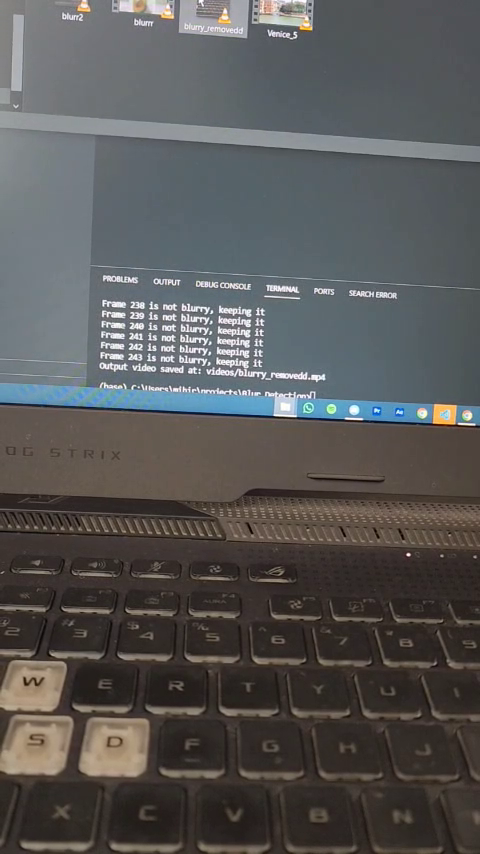
#> input picture frame 20 of videos/blurr2.mp4, 480 x 854 px
$ python remove_vid_blur.py   (older library calls are emulated)
#> lines starting #> are read from the running program, lines starting #| are printed output that depends on the picture; after the words box and inside, x2 and y2 are one past the last pixel; in counts of white or black regions, pixels touching at a corner belong together
### common/blur_vid.py
import cv2
from imutils import paths

def variance_of_laplacian(video):
    return cv2.Laplacian(video, cv2.CV_64F).var()

def process_video(video_path, threshold=100.0):
    # Open a connection to the video file
#> called with video_path = 'videos/blurr2.mp4', threshold = 100
    cap = cv2.VideoCapture(video_path)

    if not cap.isOpened():
        print("Error: Could not open video file.")
        return

    result = []
    frame_count = 0

    while True:
        # Capture frame-by-frame
        ret, frame = cap.read()
#> frame is the input picture: shape (854, 480, 3); mean B, G, R 86.7, 87.3, 88

        # Break the loop if no frame is retrieved
        if not ret:
            break

        # Convert the frame to grayscale
        gray = cv2.cvtColor(frame, cv2.COLOR_BGR2GRAY)
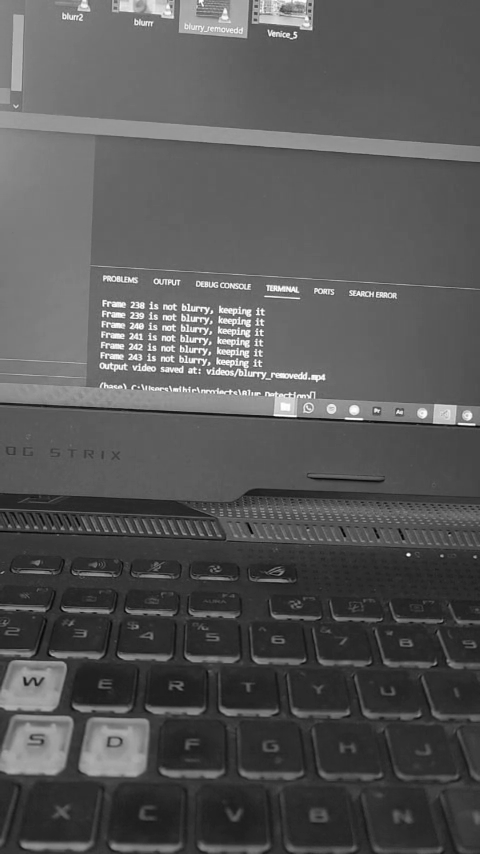
#> gray: shape (854, 480); min 2, max 255, mean 87.4

        # Compute the focus measure of the frame using the Variance of Laplacian method
        fm = variance_of_laplacian(gray)
#> fm = 595.7

        text = "Not Blurry"
        blur = False

        # If the focus measure is less than the supplied threshold,
        # then the frame should be considered "blurry"
        if fm < threshold:
            text = "Blurry"
            blur = True

        # Display the result on the frame (optional)
        cv2.putText(frame, "{}: {:.2f}".format(text, fm), (10, 30),
                    cv2.FONT_HERSHEY_SIMPLEX, 0.8, (0, 0, 255), 3)
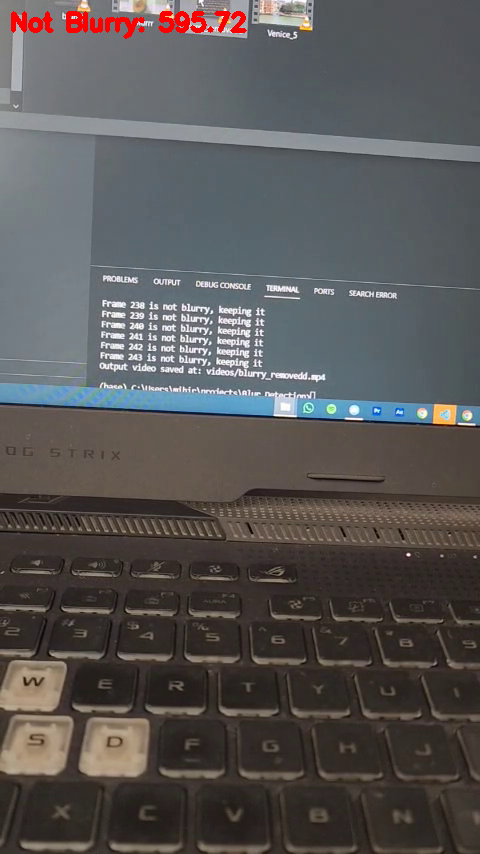
#> frame: shape (854, 480, 3); 0.64% of pixels changed, all inside (x1, y1, x2, y2) = (11, 11, 247, 39)
        cv2.imshow("Result", frame)

        # Add the result to the list
        result.append({
            'frame_count': frame_count,
            'blur': blur
        })
        frame_count += 1

        # Add a delay and check for a key event
        key = cv2.waitKey(1)  # Change the delay time as needed
#> (key q is pressed here)

        # Check if the 'Esc' key is pressed (ASCII code 27)
        if key == 27:
            break

    # Release the video capture object and close all OpenCV windows
    cap.release()
    cv2.destroyAllWindows()

    return result

# [4 lines that do not run on import are left out]

### common/remove_vid_blur.py
import cv2

def remove_blur_from_video(video_path, blur_frames_dict, output_path):
    '''removes blurry frames from video, based on the dictionary provided
    {'frame_count': x, 'blur': False}
    '''
#> called with video_path = 'videos/blurr2.mp4', output_path = 'videos/blurry_removedd.webm'
    cap = cv2.VideoCapture(video_path)

    # Check if the video is opened successfully
    if not cap.isOpened():
        print("Error: Could not open video file.")
        return

    # Get the width and height of the video frames
    width = int(cap.get(cv2.CAP_PROP_FRAME_WIDTH))
    height = int(cap.get(cv2.CAP_PROP_FRAME_HEIGHT))

    # Define the codec and create VideoWriter object
    fourcc = cv2.VideoWriter_fourcc('V','P','8','0')
    out = cv2.VideoWriter(output_path, fourcc, 20.0, (width, height))

    frame_count = 0
    while True:
        ret, frame = cap.read()
        if not ret:
            break

        if not blur_frames_dict[frame_count]['blur']:
            print(f"Frame {frame_count} is not blurry, keeping it")
            out.write(frame)
            cv2.imshow('frame', frame)
        else:
            print(f"Frame {frame_count} is blurry, removing it")

        frame_count += 1
        if cv2.waitKey(1) & 0xFF == ord('q'):
#> (key q is pressed here)
            break

    # Release the video capture and writer objects
    cap.release()
    out.release()

    return output_path

if __name__ == "__main__":
    from blur_vid import process_video

    # Process the video to detect blurry frames
    out = process_video("videos/blurr2.mp4", 100.0)
    print(out)

    # Remove blurry frames and save the processed video
    output_path = remove_blur_from_video("videos/blurr2.mp4", out, "videos/blurry_removedd.webm")
    print("Output video saved at:", output_path)

$ run again, starting later in the video
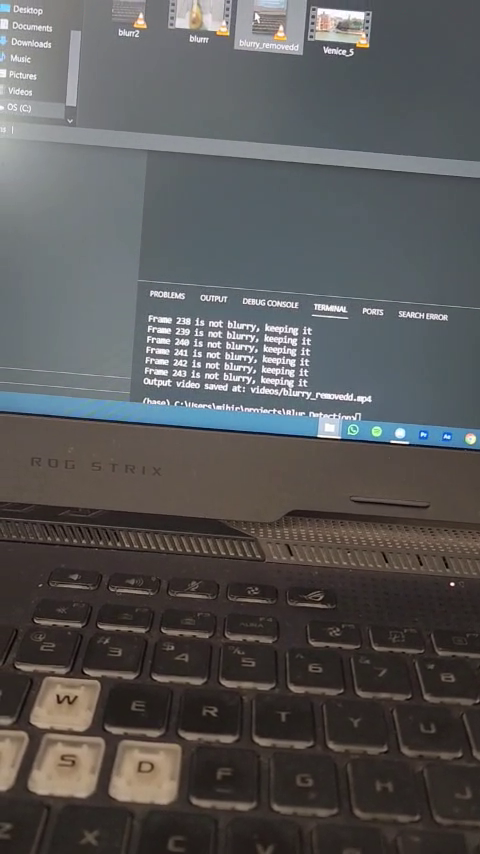
#> input picture frame 92 of videos/blurr2.mp4, 480 x 854 px
#> in process_video, frame is the input picture: shape (854, 480, 3); mean B, G, R 87.7, 87.8, 88.7
#> in process_video, `gray = cv2.cvtColor(frame, cv2.COLOR_BGR2GRAY)`:
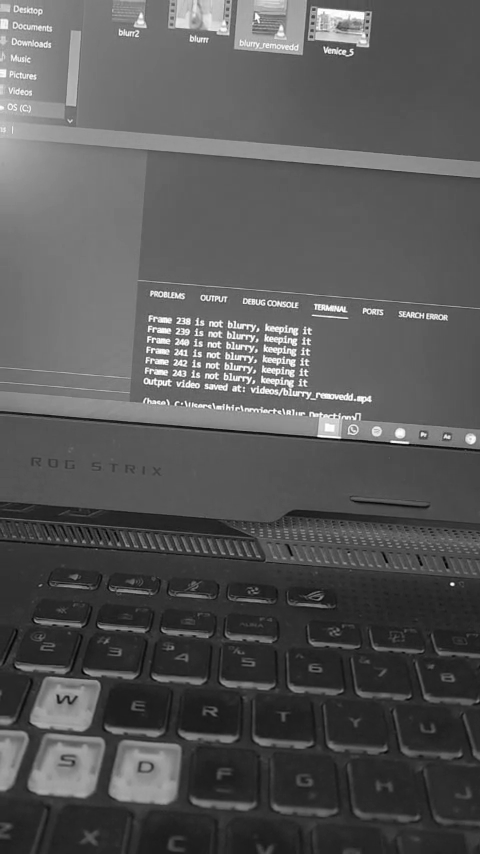
#> gray: shape (854, 480); min 2, max 255, mean 88
#> fm = 613.4
#> in process_video, `cv2.putText(frame, "{}: {:.2f}".format(text, fm), (10, 30), cv2.FONT_H..`:
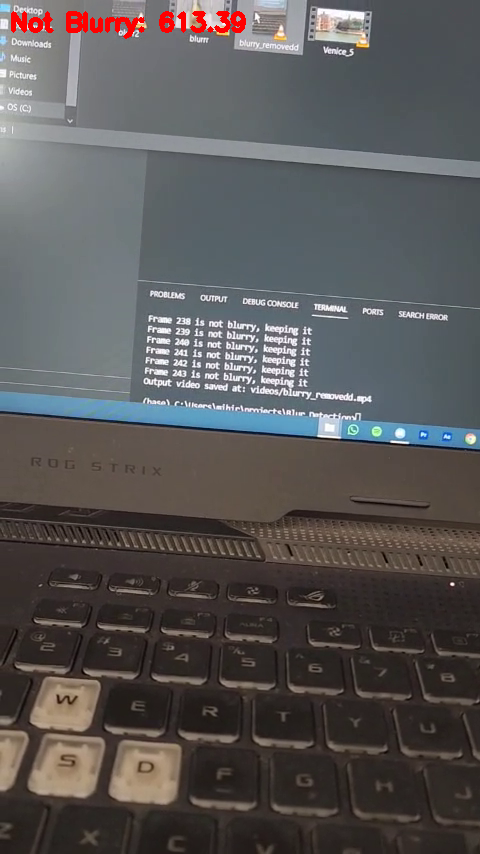
#> frame: shape (854, 480, 3); 0.62% of pixels changed, all inside (x1, y1, x2, y2) = (11, 11, 246, 39)

$ run again, starting later in the video
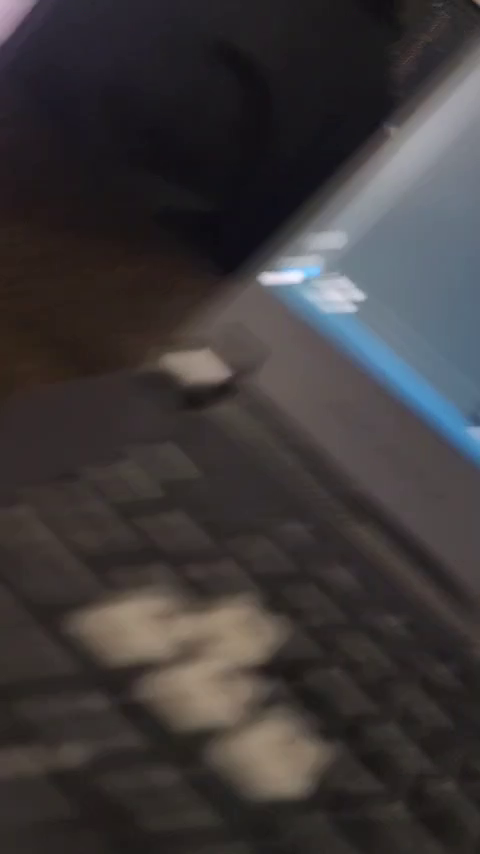
#> input picture frame 164 of videos/blurr2.mp4, 480 x 854 px
#> in process_video, frame is the input picture: shape (854, 480, 3); mean B, G, R 57.6, 56.9, 61
#> in process_video, `gray = cv2.cvtColor(frame, cv2.COLOR_BGR2GRAY)`:
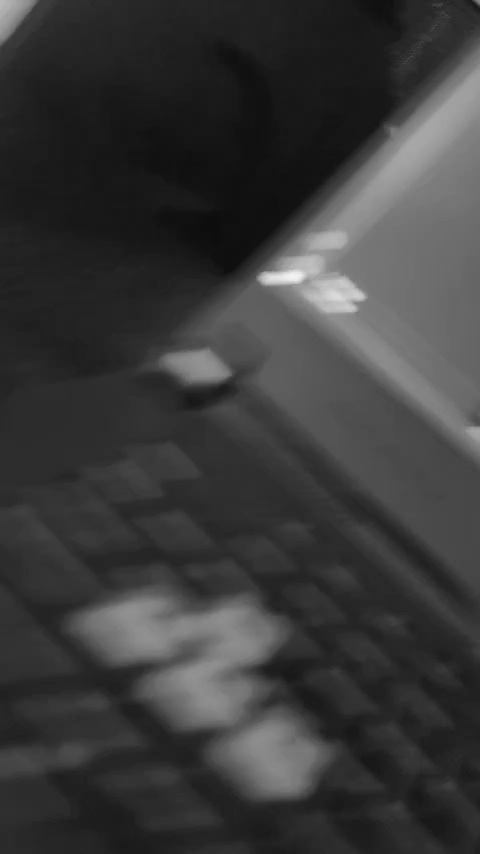
#> gray: shape (854, 480); min 12, max 243, mean 58.1
#> fm = 3.86
#> in process_video, `cv2.putText(frame, "{}: {:.2f}".format(text, fm), (10, 30), cv2.FONT_H..`:
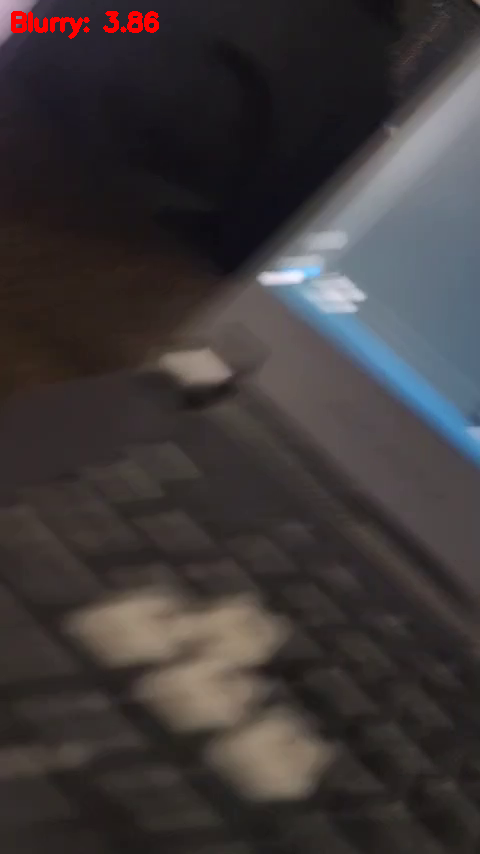
#> frame: shape (854, 480, 3); 0.41% of pixels changed, all inside (x1, y1, x2, y2) = (11, 11, 159, 39)
